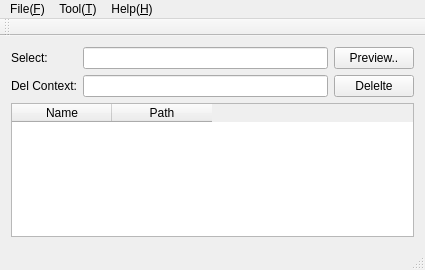
<?xml version="1.0" encoding="UTF-8"?>
<ui version="4.0">
 <class>FileDispose</class>
 <widget class="QMainWindow" name="FileDispose">
  <property name="geometry">
   <rect>
    <x>0</x>
    <y>0</y>
    <width>425</width>
    <height>270</height>
   </rect>
  </property>
  <property name="windowTitle">
   <string>FileDispose</string>
  </property>
  <widget class="QWidget" name="centralWidget">
   <layout class="QVBoxLayout" name="verticalLayout">
    <item>
     <layout class="QGridLayout" name="gridLayout">
      <item row="0" column="0">
       <widget class="QLabel" name="label">
        <property name="text">
         <string>Select:</string>
        </property>
       </widget>
      </item>
      <item row="0" column="1">
       <widget class="QLineEdit" name="lineEditPath"/>
      </item>
      <item row="0" column="2">
       <widget class="QPushButton" name="pushButtonPath">
        <property name="text">
         <string>Preview..</string>
        </property>
       </widget>
      </item>
      <item row="1" column="0">
       <widget class="QLabel" name="label_2">
        <property name="text">
         <string>Del Context:</string>
        </property>
       </widget>
      </item>
      <item row="1" column="1">
       <widget class="QLineEdit" name="lineEditDelContext"/>
      </item>
      <item row="1" column="2">
       <widget class="QPushButton" name="pushButtonDel">
        <property name="text">
         <string>Delelte</string>
        </property>
       </widget>
      </item>
     </layout>
    </item>
    <item>
     <widget class="QTableWidget" name="tableWidget">
      <column>
       <property name="text">
        <string>Name</string>
       </property>
      </column>
      <column>
       <property name="text">
        <string>Path</string>
       </property>
      </column>
     </widget>
    </item>
   </layout>
  </widget>
  <widget class="QMenuBar" name="menuBar">
   <property name="geometry">
    <rect>
     <x>0</x>
     <y>0</y>
     <width>425</width>
     <height>23</height>
    </rect>
   </property>
   <widget class="QMenu" name="menuFile">
    <property name="title">
     <string>File(&amp;F)</string>
    </property>
    <addaction name="actionExit_Q"/>
   </widget>
   <widget class="QMenu" name="menuTool_T">
    <property name="title">
     <string>Tool(&amp;T)</string>
    </property>
   </widget>
   <widget class="QMenu" name="menuAbout_A">
    <property name="title">
     <string>Help(&amp;H)</string>
    </property>
    <addaction name="actionAbout_A"/>
   </widget>
   <addaction name="menuFile"/>
   <addaction name="menuTool_T"/>
   <addaction name="menuAbout_A"/>
  </widget>
  <widget class="QToolBar" name="mainToolBar">
   <attribute name="toolBarArea">
    <enum>TopToolBarArea</enum>
   </attribute>
   <attribute name="toolBarBreak">
    <bool>false</bool>
   </attribute>
  </widget>
  <widget class="QStatusBar" name="statusBar"/>
  <action name="actionExit_Q">
   <property name="text">
    <string>Exit(&amp;Q)</string>
   </property>
  </action>
  <action name="actionAbout_A">
   <property name="text">
    <string>About(&amp;A)</string>
   </property>
  </action>
 </widget>
 <layoutdefault spacing="6" margin="11"/>
 <resources>
  <include location="filedispose.qrc"/>
 </resources>
 <connections/>
</ui>
